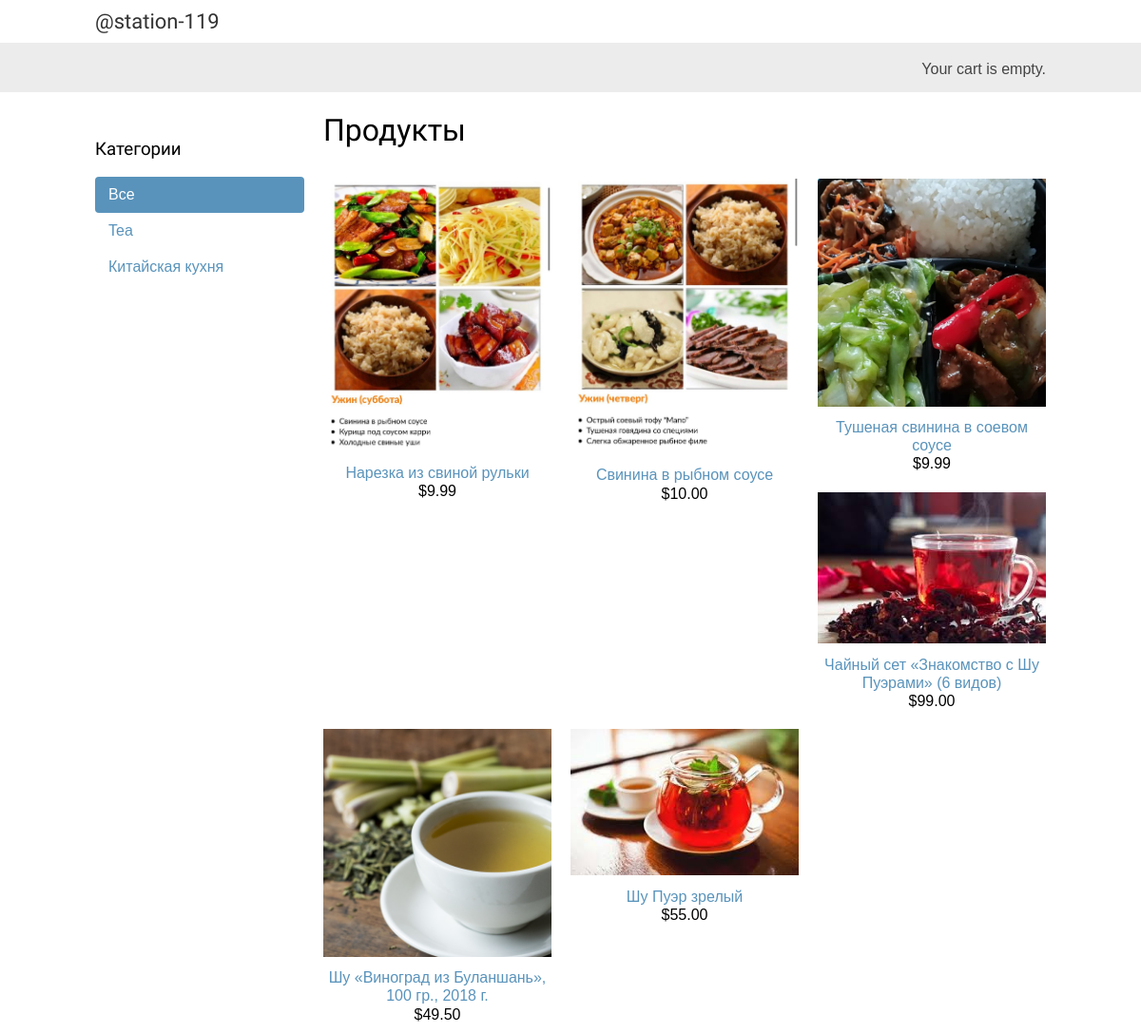
The page / on the database its author committed.
### shop/models.py (models this page shows, shortened)
class Category(models.Model):
    name = models.CharField(max_length=200, db_index=True)
    slug = models.SlugField(max_length=200, unique=True)
    class Meta:
        ordering = ('name',)
        verbose_name = 'category'
        verbose_name_plural = 'categories'
    def get_absolute_url(self):
        return reverse('shop:product_list_by_category', args=[self.slug])

class Product(models.Model):
    category = models.ForeignKey(Category,
                                 related_name='products',
                                 on_delete=models.CASCADE)
    name = models.CharField(max_length=200, db_index=True)
    slug = models.SlugField(max_length=200, db_index=True)
    image = models.ImageField(upload_to='products/%Y/%m/%d', blank=True)
    description = models.TextField(blank=True)
    price = models.DecimalField(max_digits=10, decimal_places=2)
    available = models.BooleanField(default=True)
    created = models.DateTimeField(auto_now_add=True)
    updated = models.DateTimeField(auto_now=True)
    class Meta:
        ordering = ('name',)
        index_together = (('id', 'slug'),)
    def get_absolute_url(self):
        return reverse('shop:product_detail', args=[self.id, self.slug])

### shop/views.py (the view)
# urls.py: path('', product_list, name='product_list'),
def product_list(request, category_slug=None):
    category = None
    categories = Category.objects.all()
    products = Product.objects.filter(available=True)
    if category_slug:
        category = get_object_or_404(Category, slug=category_slug)
        products = products.filter(category=category)
    context = {'category': category,
               'categories': categories,
               'products': products}
    return render(request, 'shop/product/list.html', context)

### cart/cart.py (called while the page is built)
    def __len__(self):
        return sum(item['quantity'] for item in self.cart.values())

### cart/context_processors.py (called while the page is built)
def cart(request):
    return {'cart': Cart(request)}

### templates/shop/product/list.html (shortened to what this page needs)
{% extends "shop/base.html" %}
{% load static %}
{% block content %}
<div id="sidebar">
    <h3>Категории</h3>
    <ul>
        <li {% if not category %} class="selected" {% endif %}>
            <a href="{% url "shop:product_list" %}">Все</a>
        </li>
        {% for c in categories %}
        <li {% if category.slug == c.slug %} class="selected" {% endif %}>
            <a href="{{ c.get_absolute_url }}">{{ c.name }}</a>
        </li>
        {% endfor %}
    </ul>
</div>
<div id="main" class="product-list">
    <h1>{% if category %}{{ category.name }}{% else %}Продукты{% endif %}</h1>
    {% for product in products %}
    <div class="item">
        <a href="{{ product.get_absolute_url }}">
            <img src="
                {% if product.image %}
                    {{ product.image.url }}
                {%else %}
                    {% static "img/no_image.png" %}
                {% endif %}">
        </a>
        <a href="{{ product.get_absolute_url }}">{{ product.name }}</a>
        <br>
        ${{ product.price }}
    </div>
    {% endfor %}
</div>
{% endblock %}

### shop/static/css/base.css (style rules this page uses)
body { margin:0; padding:0; font-family:helvetica, sans-serif; }
h1, h2, h3, h4, h5 , h6 { font-family: 'Ubuntu', sans-serif; font-weight:normal; }
a { text-decoration:none; color:#5993bb; }
#sidebar { width:220px; padding:30px 20px 0 0; float:left; }
#sidebar ul { margin:0; padding:0; }
#sidebar ul li { margin:0; list-style:none; padding:10px 14px; }
#sidebar ul li a { display:block; }
#sidebar ul li.selected { background:#5993bb; border-radius:4px; }
#sidebar ul li.selected a { color:#fff; }
#main { float:left; width: 96%; margin-right:-220px; overflow:hidden; }
.product-list .item { width:25%; padding:10px 20px 10px 0; float:left; text-align:center; line-height:1.2; }
.product-list .item img { width:100%; margin-bottom:8px; }

### rows shown on the page
Category: name "Tea"
Category: name "Китайская кухня"
Product: image (picture), name "Нарезка из свиной рульки", price "9.99"
Product: image (picture), name "Свинина в рыбном соусе", price "10.00"
Product: image (picture), name "Тушеная свинина в соевом соусе", price "9.99"
Product: image (picture), name "Чайный сет «Знакомство с Шу Пуэрами» (6 видов)", price "99.00"
Product: image (picture), name "Шу «Виноград из Буланшань», 100 гр., 2018 г.", price "49.50"
Product: image (picture), name "Шу Пуэр зрелый", price "55.00"
